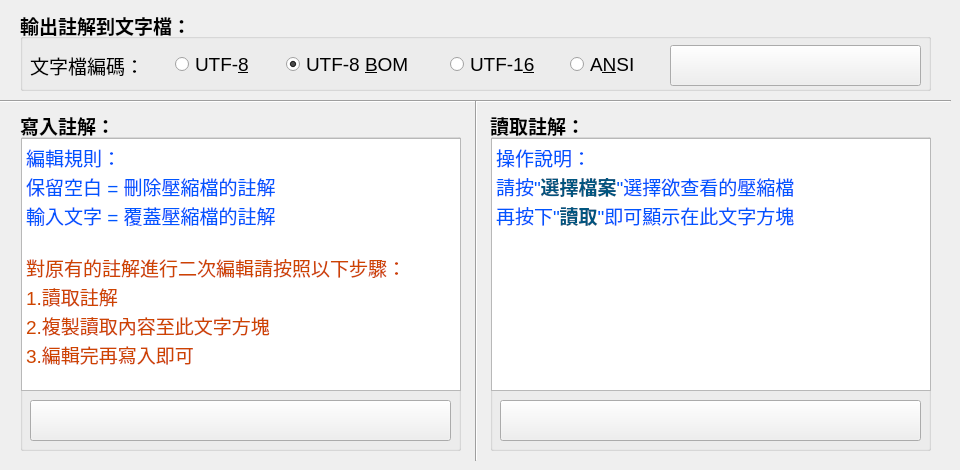
      <widget class="QWidget" name="tab_8">
       <attribute name="title">
        <string>編輯/查看壓縮檔註解</string>
       </attribute>
       <widget class="QGroupBox" name="groupBox_7">
        <property name="geometry">
         <rect>
          <x>20</x>
          <y>10</y>
          <width>911</width>
          <height>81</height>
         </rect>
        </property>
        <property name="font">
         <font>
          <pointsize>14</pointsize>
          <weight>75</weight>
          <bold>true</bold>
          <stylestrategy>PreferAntialias</stylestrategy>
         </font>
        </property>
        <property name="title">
         <string>輸出註解到文字檔：</string>
        </property>
        <widget class="QPushButton" name="rar_comm_outpath_btn">
         <property name="geometry">
          <rect>
           <x>650</x>
           <y>35</y>
           <width>251</width>
           <height>41</height>
          </rect>
         </property>
         <property name="font">
          <font>
           <pointsize>14</pointsize>
           <weight>75</weight>
           <bold>true</bold>
          </font>
         </property>
         <property name="statusTip">
          <string>輸出註解到文字檔 (快捷鍵：Ctrl+O)</string>
         </property>
         <property name="text">
          <string/>
         </property>
         <property name="icon">
          <iconset resource="resource.qrc">
           <normaloff>:/images/save-file.png</normaloff>:/images/save-file.png</iconset>
         </property>
         <property name="iconSize">
          <size>
           <width>38</width>
           <height>38</height>
          </size>
         </property>
         <property name="shortcut">
          <string>Ctrl+O</string>
         </property>
        </widget>
        <widget class="QLabel" name="label_9">
         <property name="geometry">
          <rect>
           <x>10</x>
           <y>45</y>
           <width>121</width>
           <height>21</height>
          </rect>
         </property>
         <property name="font">
          <font>
           <pointsize>14</pointsize>
           <weight>50</weight>
           <bold>false</bold>
          </font>
         </property>
         <property name="text">
          <string>文字檔編碼：</string>
         </property>
        </widget>
        <widget class="QRadioButton" name="rar_scfc">
         <property name="geometry">
          <rect>
           <x>266</x>
           <y>45</y>
           <width>141</width>
           <height>19</height>
          </rect>
         </property>
         <property name="font">
          <font>
           <pointsize>14</pointsize>
           <weight>50</weight>
           <bold>false</bold>
          </font>
         </property>
         <property name="toolTip">
          <string/>
         </property>
         <property name="statusTip">
          <string>Alt+底線字符可快速選取唷!</string>
         </property>
         <property name="text">
          <string>UTF-8 &amp;BOM</string>
         </property>
         <property name="checked">
          <bool>true</bool>
         </property>
        </widget>
        <widget class="QRadioButton" name="rar_scuc">
         <property name="geometry">
          <rect>
           <x>430</x>
           <y>45</y>
           <width>101</width>
           <height>19</height>
          </rect>
         </property>
         <property name="font">
          <font>
           <pointsize>14</pointsize>
           <weight>50</weight>
           <bold>false</bold>
          </font>
         </property>
         <property name="toolTip">
          <string/>
         </property>
         <property name="statusTip">
          <string>Alt+底線字符可快速選取唷!</string>
         </property>
         <property name="text">
          <string>UTF-1&amp;6</string>
         </property>
        </widget>
        <widget class="QRadioButton" name="rar_scac">
         <property name="geometry">
          <rect>
           <x>550</x>
           <y>45</y>
           <width>71</width>
           <height>19</height>
          </rect>
         </property>
         <property name="font">
          <font>
           <pointsize>14</pointsize>
           <weight>50</weight>
           <bold>false</bold>
          </font>
         </property>
         <property name="toolTip">
          <string/>
         </property>
         <property name="statusTip">
          <string>Alt+底線字符可快速選取唷!</string>
         </property>
         <property name="text">
          <string>A&amp;NSI</string>
         </property>
        </widget>
        <widget class="QRadioButton" name="rar_scoc">
         <property name="geometry">
          <rect>
           <x>155</x>
           <y>45</y>
           <width>81</width>
           <height>19</height>
          </rect>
         </property>
         <property name="font">
          <font>
           <pointsize>14</pointsize>
           <weight>50</weight>
           <bold>false</bold>
          </font>
         </property>
         <property name="toolTip">
          <string/>
         </property>
         <property name="statusTip">
          <string>Alt+底線字符可快速選取唷!</string>
         </property>
         <property name="text">
          <string>UTF-&amp;8</string>
         </property>
        </widget>
       </widget>
       <widget class="QGroupBox" name="groupBox_8">
        <property name="geometry">
         <rect>
          <x>20</x>
          <y>110</y>
          <width>441</width>
          <height>341</height>
         </rect>
        </property>
        <property name="font">
         <font>
          <pointsize>14</pointsize>
          <weight>75</weight>
          <bold>true</bold>
         </font>
        </property>
        <property name="title">
         <string>寫入註解：</string>
        </property>
        <widget class="QTextEdit" name="commenttext">
         <property name="geometry">
          <rect>
           <x>1</x>
           <y>28</y>
           <width>440</width>
           <height>253</height>
          </rect>
         </property>
         <property name="font">
          <font>
           <pointsize>14</pointsize>
           <weight>50</weight>
           <bold>false</bold>
          </font>
         </property>
         <property name="acceptDrops">
          <bool>false</bool>
         </property>
         <property name="documentTitle">
          <string/>
         </property>
         <property name="lineWrapMode">
          <enum>QTextEdit::NoWrap</enum>
         </property>
         <property name="html">
          <string>&lt;!DOCTYPE HTML PUBLIC &quot;-//W3C//DTD HTML 4.0//EN&quot; &quot;http://www.w3.org/TR/REC-html40/strict.dtd&quot;&gt;
&lt;html&gt;&lt;head&gt;&lt;meta name=&quot;qrichtext&quot; content=&quot;1&quot; /&gt;&lt;style type=&quot;text/css&quot;&gt;
p, li { white-space: pre-wrap; }
&lt;/style&gt;&lt;/head&gt;&lt;body style=&quot; font-family:'微軟正黑體'; font-size:14pt; font-weight:400; font-style:normal;&quot;&gt;
&lt;p style=&quot; margin-top:0px; margin-bottom:0px; margin-left:0px; margin-right:0px; -qt-block-indent:0; text-indent:0px;&quot;&gt;&lt;span style=&quot; color:#0055ff;&quot;&gt;編輯規則：&lt;/span&gt;&lt;/p&gt;
&lt;p style=&quot; margin-top:0px; margin-bottom:0px; margin-left:0px; margin-right:0px; -qt-block-indent:0; text-indent:0px;&quot;&gt;&lt;span style=&quot; color:#0055ff;&quot;&gt;保留空白 = 刪除壓縮檔的註解&lt;/span&gt;&lt;/p&gt;
&lt;p style=&quot; margin-top:0px; margin-bottom:0px; margin-left:0px; margin-right:0px; -qt-block-indent:0; text-indent:0px;&quot;&gt;&lt;span style=&quot; color:#0055ff;&quot;&gt;輸入文字 = 覆蓋壓縮檔的註解&lt;/span&gt;&lt;/p&gt;
&lt;p style=&quot;-qt-paragraph-type:empty; margin-top:0px; margin-bottom:0px; margin-left:0px; margin-right:0px; -qt-block-indent:0; text-indent:0px;&quot;&gt;&lt;br /&gt;&lt;/p&gt;
&lt;p style=&quot; margin-top:0px; margin-bottom:0px; margin-left:0px; margin-right:0px; -qt-block-indent:0; text-indent:0px;&quot;&gt;&lt;span style=&quot; color:#ce4400;&quot;&gt;對原有的註解進行二次編輯請按照以下步驟：&lt;/span&gt;&lt;/p&gt;
&lt;p style=&quot; margin-top:0px; margin-bottom:0px; margin-left:0px; margin-right:0px; -qt-block-indent:0; text-indent:0px;&quot;&gt;&lt;span style=&quot; color:#ce4400;&quot;&gt;1.讀取註解&lt;/span&gt;&lt;/p&gt;
&lt;p style=&quot; margin-top:0px; margin-bottom:0px; margin-left:0px; margin-right:0px; -qt-block-indent:0; text-indent:0px;&quot;&gt;&lt;span style=&quot; color:#ce4400;&quot;&gt;2.複製讀取內容至此文字方塊&lt;/span&gt;&lt;/p&gt;
&lt;p style=&quot; margin-top:0px; margin-bottom:0px; margin-left:0px; margin-right:0px; -qt-block-indent:0; text-indent:0px;&quot;&gt;&lt;span style=&quot; color:#ce4400;&quot;&gt;3.編輯完再寫入即可&lt;/span&gt;&lt;/p&gt;&lt;/body&gt;&lt;/html&gt;</string>
         </property>
         <property name="acceptRichText">
          <bool>false</bool>
         </property>
        </widget>
        <widget class="QPushButton" name="pushButton_6">
         <property name="geometry">
          <rect>
           <x>10</x>
           <y>290</y>
           <width>421</width>
           <height>41</height>
          </rect>
         </property>
         <property name="font">
          <font>
           <weight>75</weight>
           <bold>true</bold>
          </font>
         </property>
         <property name="statusTip">
          <string>寫入註解 (快捷鍵：Ctrl+W)</string>
         </property>
         <property name="text">
          <string/>
         </property>
         <property name="icon">
          <iconset resource="resource.qrc">
           <normaloff>:/images/write.png</normaloff>:/images/write.png</iconset>
         </property>
         <property name="iconSize">
          <size>
           <width>28</width>
           <height>28</height>
          </size>
         </property>
         <property name="shortcut">
          <string>Ctrl+W</string>
         </property>
        </widget>
       </widget>
       <widget class="QGroupBox" name="groupBox_9">
        <property name="geometry">
         <rect>
          <x>490</x>
          <y>110</y>
          <width>441</width>
          <height>341</height>
         </rect>
        </property>
        <property name="font">
         <font>
          <pointsize>14</pointsize>
          <weight>75</weight>
          <bold>true</bold>
         </font>
        </property>
        <property name="title">
         <string>讀取註解：</string>
        </property>
        <widget class="QTextEdit" name="commenttext_2">
         <property name="geometry">
          <rect>
           <x>1</x>
           <y>28</y>
           <width>440</width>
           <height>253</height>
          </rect>
         </property>
         <property name="font">
          <font>
           <weight>50</weight>
           <bold>false</bold>
          </font>
         </property>
         <property name="acceptDrops">
          <bool>false</bool>
         </property>
         <property name="documentTitle">
          <string/>
         </property>
         <property name="lineWrapMode">
          <enum>QTextEdit::NoWrap</enum>
         </property>
         <property name="readOnly">
          <bool>true</bool>
         </property>
         <property name="html">
          <string>&lt;!DOCTYPE HTML PUBLIC &quot;-//W3C//DTD HTML 4.0//EN&quot; &quot;http://www.w3.org/TR/REC-html40/strict.dtd&quot;&gt;
&lt;html&gt;&lt;head&gt;&lt;meta name=&quot;qrichtext&quot; content=&quot;1&quot; /&gt;&lt;style type=&quot;text/css&quot;&gt;
p, li { white-space: pre-wrap; }
&lt;/style&gt;&lt;/head&gt;&lt;body style=&quot; font-family:'微軟正黑體'; font-size:14pt; font-weight:400; font-style:normal;&quot;&gt;
&lt;p style=&quot; margin-top:0px; margin-bottom:0px; margin-left:0px; margin-right:0px; -qt-block-indent:0; text-indent:0px;&quot;&gt;&lt;span style=&quot; color:#0055ff;&quot;&gt;操作說明：&lt;/span&gt;&lt;/p&gt;
&lt;p style=&quot; margin-top:0px; margin-bottom:0px; margin-left:0px; margin-right:0px; -qt-block-indent:0; text-indent:0px;&quot;&gt;&lt;span style=&quot; color:#0055ff;&quot;&gt;請按&amp;quot;&lt;/span&gt;&lt;span style=&quot; font-weight:600; color:#00557f;&quot;&gt;選擇檔案&lt;/span&gt;&lt;span style=&quot; color:#0055ff;&quot;&gt;&amp;quot;選擇欲查看的壓縮檔&lt;/span&gt;&lt;/p&gt;
&lt;p style=&quot; margin-top:0px; margin-bottom:0px; margin-left:0px; margin-right:0px; -qt-block-indent:0; text-indent:0px;&quot;&gt;&lt;span style=&quot; color:#0055ff;&quot;&gt;再按下&amp;quot;&lt;/span&gt;&lt;span style=&quot; font-weight:600; color:#00557f;&quot;&gt;讀取&lt;/span&gt;&lt;span style=&quot; color:#0055ff;&quot;&gt;&amp;quot;即可顯示在此文字方塊&lt;/span&gt;&lt;/p&gt;&lt;/body&gt;&lt;/html&gt;</string>
         </property>
         <property name="acceptRichText">
          <bool>false</bool>
         </property>
        </widget>
        <widget class="QPushButton" name="pushButton_9">
         <property name="geometry">
          <rect>
           <x>10</x>
           <y>290</y>
           <width>421</width>
           <height>41</height>
          </rect>
         </property>
         <property name="font">
          <font>
           <weight>75</weight>
           <bold>true</bold>
          </font>
         </property>
         <property name="statusTip">
          <string>讀取註解 (快捷鍵：Ctrl+R)</string>
         </property>
         <property name="text">
          <string/>
         </property>
         <property name="icon">
          <iconset resource="resource.qrc">
           <normaloff>:/images/read.png</normaloff>:/images/read.png</iconset>
         </property>
         <property name="iconSize">
          <size>
           <width>28</width>
           <height>28</height>
          </size>
         </property>
         <property name="shortcut">
          <string>Ctrl+R</string>
         </property>
        </widget>
       </widget>
       <widget class="Line" name="line_16">
        <property name="geometry">
         <rect>
          <x>0</x>
          <y>93</y>
          <width>951</width>
          <height>16</height>
         </rect>
        </property>
        <property name="orientation">
         <enum>Qt::Horizontal</enum>
        </property>
       </widget>
       <widget class="Line" name="line_17">
        <property name="geometry">
         <rect>
          <x>466</x>
          <y>100</y>
          <width>20</width>
          <height>361</height>
         </rect>
        </property>
        <property name="orientation">
         <enum>Qt::Vertical</enum>
        </property>
       </widget>
      </widget>
